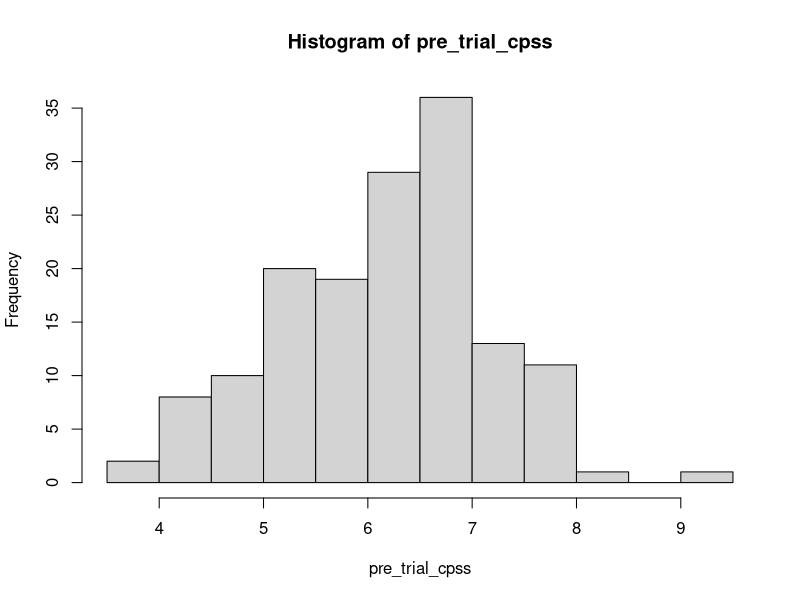
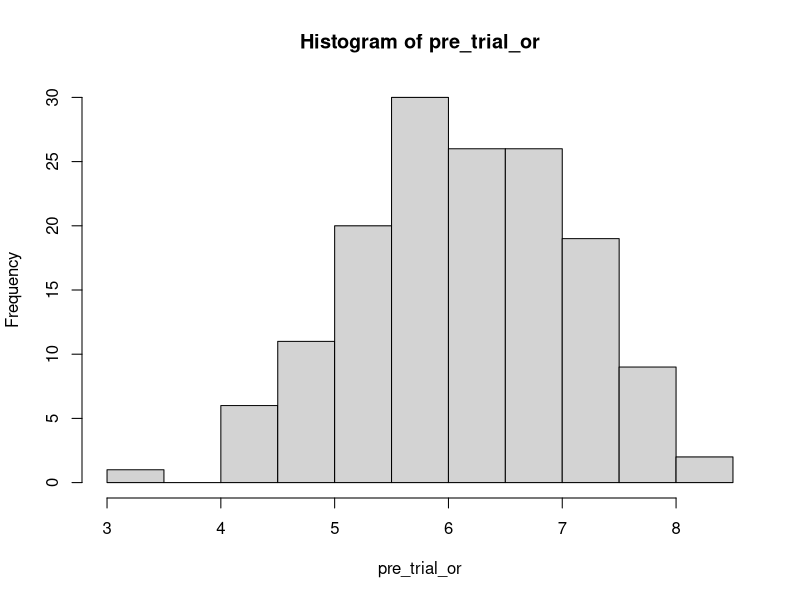
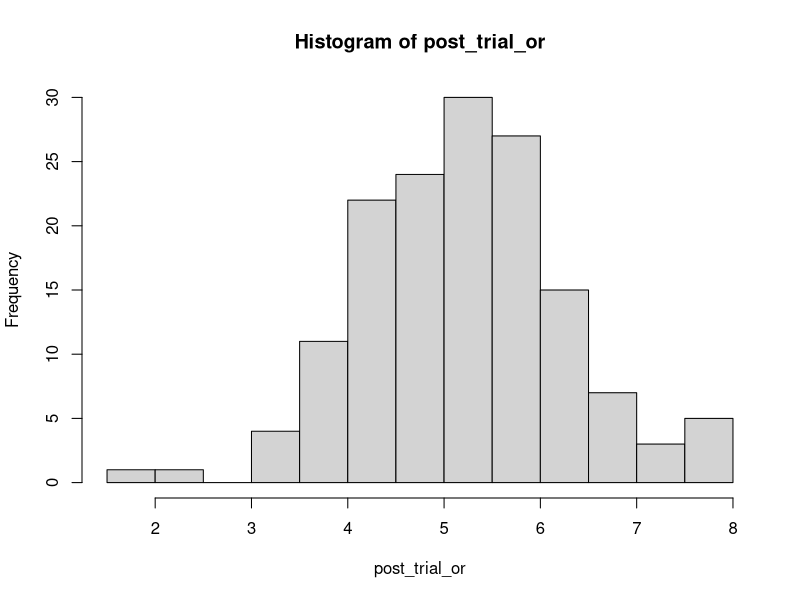
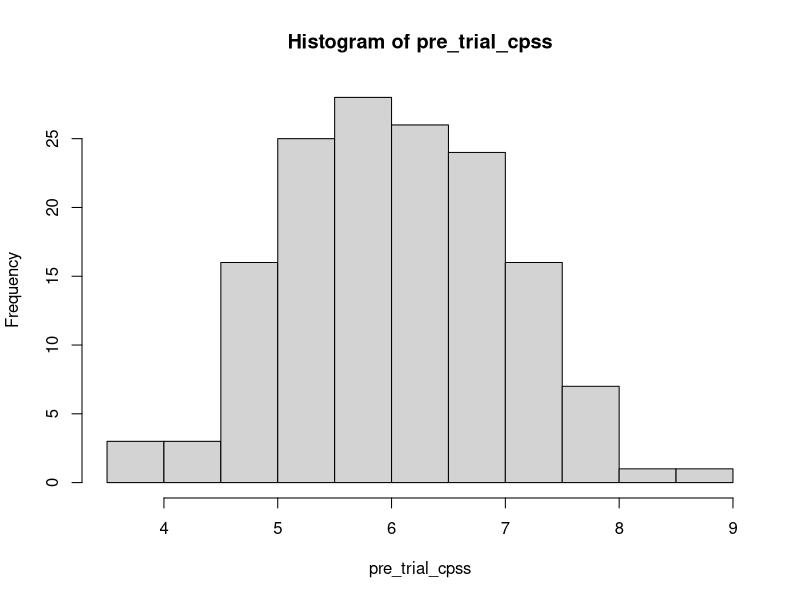
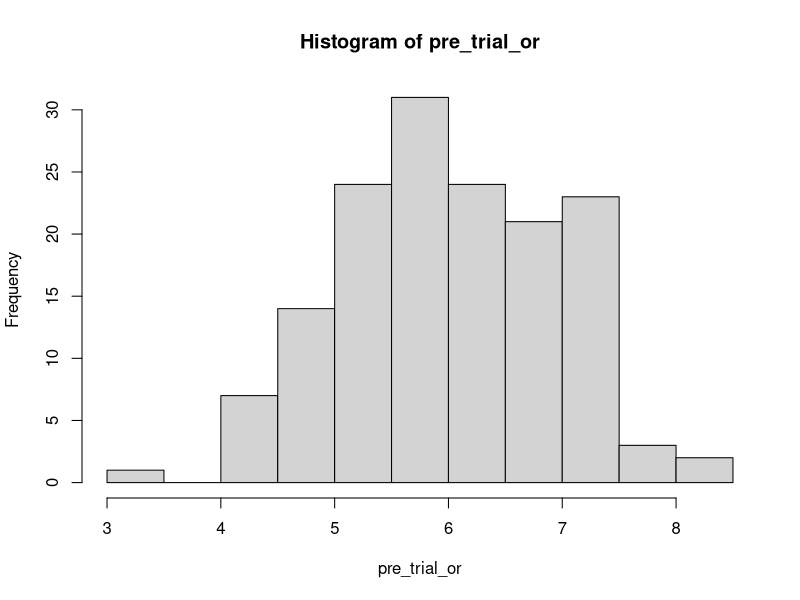
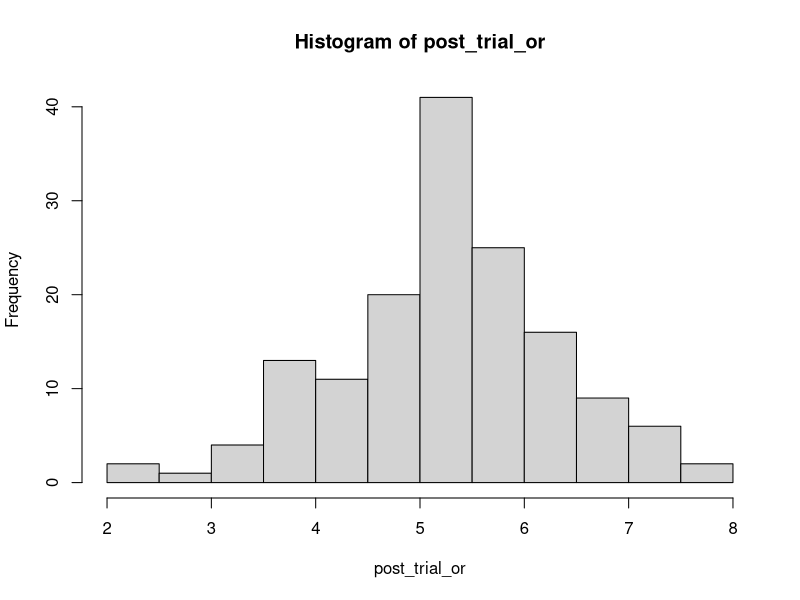
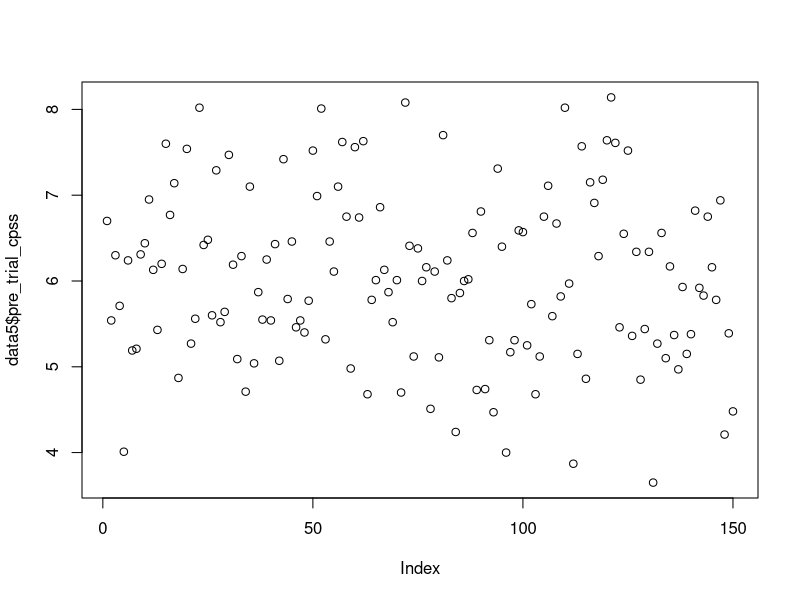
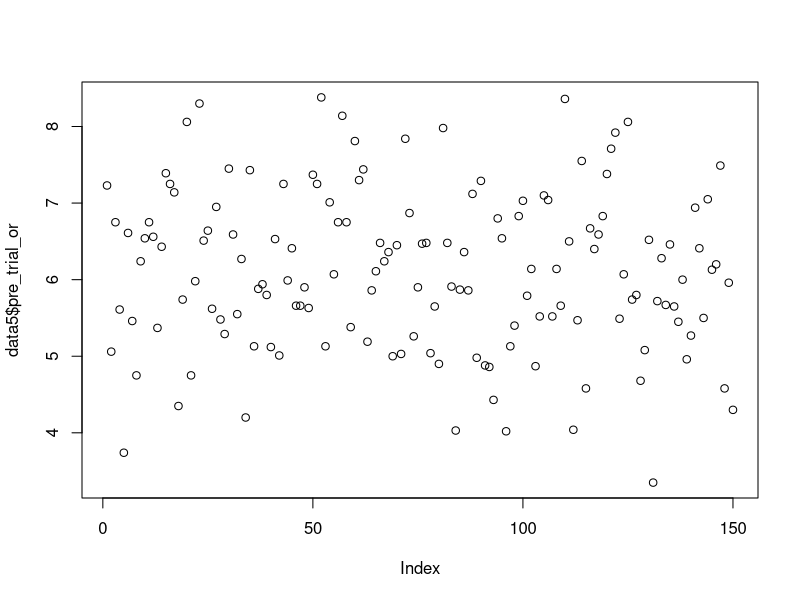

Recreate these plots in R, in order.
## ---- chunk 1
knitr::opts_chunk$set(echo = TRUE)
## ---- chunk 2

library(readr)
data5 <-read_csv("daie_ca3_data_5.csv")
View(data5)
#head(data5, 10)
## ---- chunk 3
pre_trial_cpss_mean <- mean(data5$pre_trial_cpss)
pre_trial_cpss_mean
pre_trial_cpss_std <- sd(data5$pre_trial_cpss)
pre_trial_cpss_std
pre_trial_cpss <- rnorm(150, pre_trial_cpss_mean, pre_trial_cpss_std)
hist(pre_trial_cpss)

# clean data? 1 value missing for this variable
#post_trial_cpss_mean <- mean(data5$post_trial_cpss)
#post_trial_cpss_mean
#post_trial_cpss_std <- sd(data5$post_trial_cpss)
#post_trial_cpss_std
#post_trial_cpss <- rnorm(150, post_trial_cpss_mean, post_trial_cpss_std)
#hist(post_trial_cpss)

pre_trial_or_mean <- mean(data5$pre_trial_or)
pre_trial_or_mean
pre_trial_or_sd <- sd(data5$pre_trial_or)
pre_trial_or_sd
pre_trial_or <- rnorm(150, pre_trial_or_mean, pre_trial_or_sd)
hist(pre_trial_or)

post_trial_or_mean <- mean(data5$post_trial_or)
post_trial_or_mean
post_trial_or_sd <- sd(data5$post_trial_or)
post_trial_or_sd
post_trial_or <- rnorm(150, post_trial_or_mean, post_trial_or_sd)
hist(post_trial_or)


## ---- chunk 4
pre_trial_cpss_mode <- mean(data5$pre_trial_cpss)
pre_trial_cpss_mean
pre_trial_cpss_std <- sd(data5$pre_trial_cpss)
pre_trial_cpss_std
pre_trial_cpss <- rnorm(150, pre_trial_cpss_mean, pre_trial_cpss_std)
hist(pre_trial_cpss)

# clean data? 1 value missing for this variable
#post_trial_cpss_mean <- mean(data5$post_trial_cpss)
# na.rm - removes null values
post_trial_cpss_mean <- mean(data5$post_trial_cpss, na.rm = TRUE)
#post_trial_cpss_mean
#post_trial_cpss_std <- sd(data5$post_trial_cpss)
#post_trial_cpss_std
#post_trial_cpss <- rnorm(150, post_trial_cpss_mean, post_trial_cpss_std)
#hist(post_trial_cpss)

pre_trial_or_mean <- mean(data5$pre_trial_or)
pre_trial_or_mean
pre_trial_or_sd <- sd(data5$pre_trial_or)
pre_trial_or_sd
pre_trial_or <- rnorm(150, pre_trial_or_mean, pre_trial_or_sd)
hist(pre_trial_or)

post_trial_or_mean <- mean(data5$post_trial_or)
post_trial_or_mean
post_trial_or_sd <- sd(data5$post_trial_or)
post_trial_or_sd
post_trial_or <- rnorm(150, post_trial_or_mean, post_trial_or_sd)
hist(post_trial_or)


## ---- chunk 5
plot(data5$pre_trial_cpss)
#plot(data5$post_trial_cpss) # clean data
plot(data5$pre_trial_or)
plot(data5$post_trial_or)
